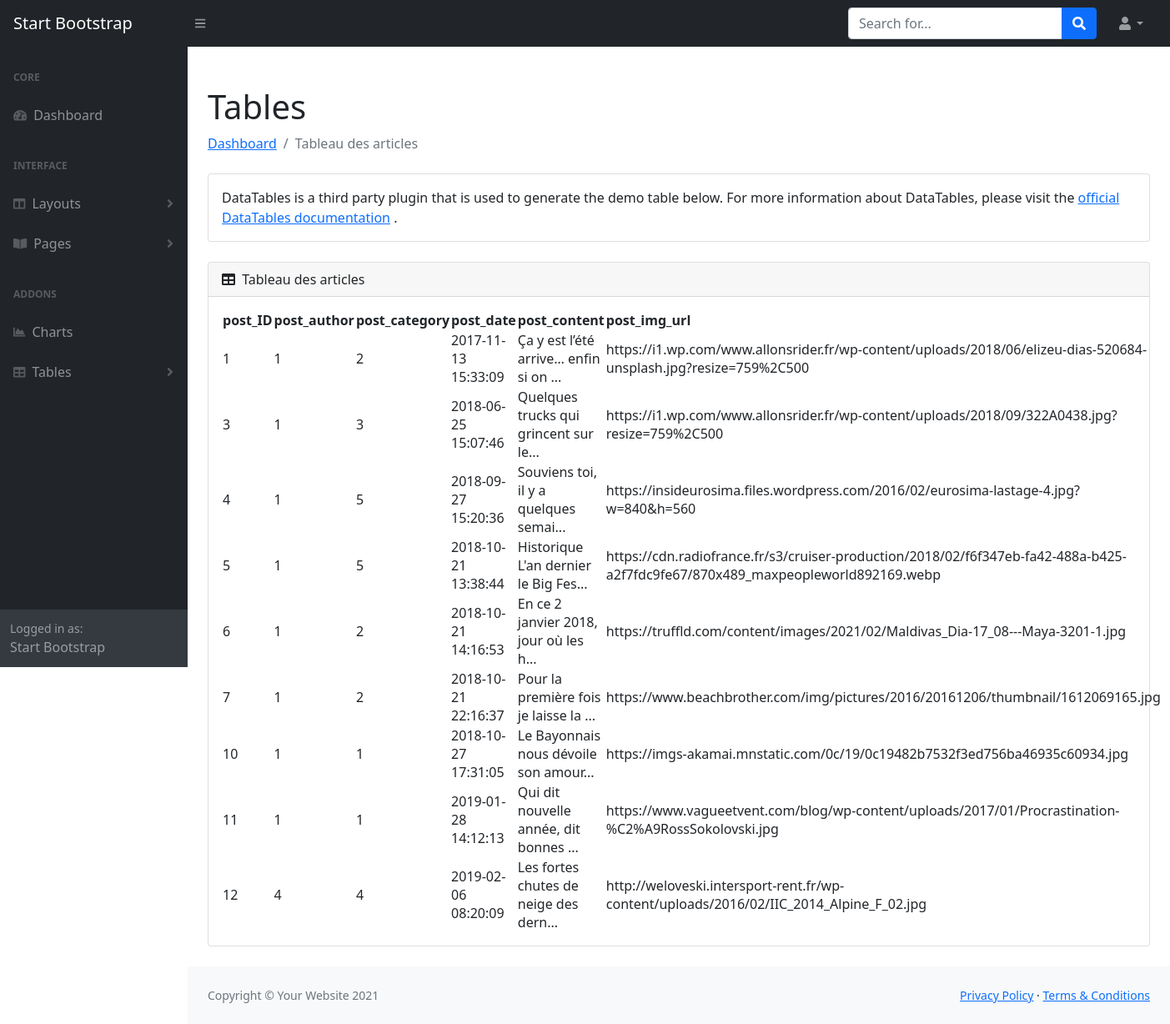
Screenshot of /tables_posts.php with the database file from the repository.
### tables this page shows
CREATE TABLE `blog_posts` (
  `post_ID` int(11) NOT NULL COMMENT 'Clé primaire',
  `post_author` int(11) NOT NULL COMMENT 'Clé vers l''auteur',
  `post_category` int(11) NOT NULL,
  `post_date` timestamp NOT NULL DEFAULT current_timestamp() COMMENT 'Date du post',
  `post_content` text NOT NULL COMMENT 'Contenu du post',
  `post_title` varchar(255) NOT NULL COMMENT 'Titre du post',
  `post_img_url` varchar(255) NOT NULL COMMENT 'Url de image du post'
);

### tables_posts.php (called while the page is built)
<?php
include("./model/tables_posts.model.php");
include("./view/tables_posts.view.php");

### model/tables_posts.model.php (called while the page is built, shortened)
<?php
include ("model/pdo.inc.php");
try{
    $query="
    SELECT post_ID, post_author, post_category, post_date, LEFT(post_content," . TRONCATURE .") AS post_content,post_title,post_img_url
    FROM blog_posts
";
    $req = $pdo ->query($query);
    $data =$req->fetchAll();
} catch(Exception $e){
    die("ereur Mysql: " .$e->getMessage());
};
$title="Tableau des articles";

### view/tables_posts.view.php (the view)
<?php include("view/layout/meta.inc.php"); ?>
<?php include("view/layout/nav.inc.php"); ?>
<div id="layoutSidenav_content">
                <main>
                    <div class="container-fluid px-4">
                        <h1 class="mt-4">Tables</h1>
                        <ol class="breadcrumb mb-4">
                            <li class="breadcrumb-item"><a href="index.php">Dashboard</a></li>
                            <li class="breadcrumb-item active"><?=$title ?></li>
                        </ol>
                        <div class="card mb-4">
                            <div class="card-body">
                                DataTables is a third party plugin that is used to generate the demo table below. For more information about DataTables, please visit the
                                <a target="_blank" href="https://datatables.net/">official DataTables documentation</a>
                                .
                            </div>
                        </div>
                        <div class="card mb-4">
                            <div class="card-header">
                                <i class="fas fa-table me-1"></i>
                                <?=$title ?>
                            </div>
                            <div class="card-body">
                                <table id="datatablesSimple">
                                    <thead>
                                        <tr>
                                            <th><?='post_ID'; ?></th>
                                            <th><?='post_author'; ?></th>
                                            <th><?='post_category'; ?></th>
                                            <th><?='post_date'; ?></th>
                                            <th><?='post_content'; ?></th>
                                            <th><?='post_img_url'; ?></th>
                                        </tr>
                                    </thead>
                                    <tbody>
                                            <?php foreach($data as $onedata){ ?>
                                             <tr>
                                            <td><?=$onedata['post_ID']; ?></td>
                                            <td><?=$onedata['post_author']; ?></td>
                                            <td><?=$onedata['post_category']; ?></td>
                                            <td><?=$onedata['post_date']; ?></td>
                                            <td><?=$onedata['post_content']; ?>...</td>
                                            <td><?=$onedata['post_img_url']; ?></td>
                                        <?php } ?>
                                    </tbody>
                                </table>
                            </div>
                        </div>
                    </div>
                </main>
<?php include("view/layout/footer.inc.php"); ?>

### rows the page displays
blog_posts: post_ID "1", post_author "1", post_category "2", post_date "2017-11-13 15:33:09", post_content "Ça y est l’été arrive… enfin si on", post_img_url "https://i1.wp.com/www.allonsrider.fr/wp-content/uploads/2018/06/elizeu-dias-520684-unsplash.jpg?resize=759%2C500"
blog_posts: post_ID "3", post_author "1", post_category "3", post_date "2018-06-25 15:07:46", post_content "Quelques trucks qui grincent sur le", post_img_url "https://i1.wp.com/www.allonsrider.fr/wp-content/uploads/2018/09/322A0438.jpg?resize=759%2C500"
blog_posts: post_ID "4", post_author "1", post_category "5", post_date "2018-09-27 15:20:36", post_content "Souviens toi, il y a quelques semai", post_img_url "https://insideurosima.files.wordpress.com/2016/02/eurosima-lastage-4.jpg?w=840&h=560"
blog_posts: post_ID "5", post_author "1", post_category "5", post_date "2018-10-21 13:38:44", post_content "Historique L'an dernier le Big Fes", post_img_url "https://cdn.radiofrance.fr/s3/cruiser-production/2018/02/f6f347eb-fa42-488a-b425-a2f7fdc9fe67/870x489_maxpeopleworld892169.webp"
blog_posts: post_ID "6", post_author "1", post_category "2", post_date "2018-10-21 14:16:53", post_content "En ce 2 janvier 2018, jour où les h", post_img_url "https://truffld.com/content/images/2021/02/Maldivas_Dia-17_08---Maya-3201-1.jpg"
blog_posts: post_ID "7", post_author "1", post_category "2", post_date "2018-10-21 22:16:37", post_content "Pour la première fois je laisse la", post_img_url "https://www.beachbrother.com/img/pictures/2016/20161206/thumbnail/1612069165.jpg"
blog_posts: post_ID "10", post_author "1", post_category "1", post_date "2018-10-27 17:31:05", post_content "Le Bayonnais nous dévoile son amour", post_img_url "https://imgs-akamai.mnstatic.com/0c/19/0c19482b7532f3ed756ba46935c60934.jpg"
blog_posts: post_ID "11", post_author "1", post_category "1", post_date "2019-01-28 14:12:13", post_content "Qui dit nouvelle année, dit bonnes", post_img_url "https://www.vagueetvent.com/blog/wp-content/uploads/2017/01/Procrastination-%C2%A9RossSokolovski.jpg"
blog_posts: post_ID "12", post_author "4", post_category "4", post_date "2019-02-06 08:20:09", post_content "Les fortes chutes de neige des dern", post_img_url "http://weloveski.intersport-rent.fr/wp-content/uploads/2016/02/IIC_2014_Alpine_F_02.jpg"

### other values shown
$title "Tableau des articles"
